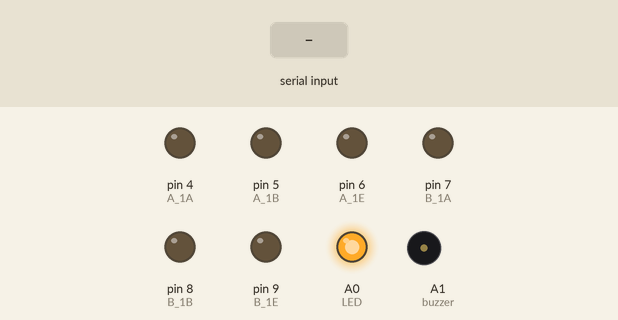
The sketch below on a simulated Arduino Uno, built with avr-gcc and run on an emulated ATmega328P. Shown: output pins drawn as LEDs (lit = HIGH), buzzer (waves = sounding). The inputs (shaded band) are chosen by the test bench.

Above: at 1.2 s.
1.3 s: "r" received over the second serial link
At 1.8 s:
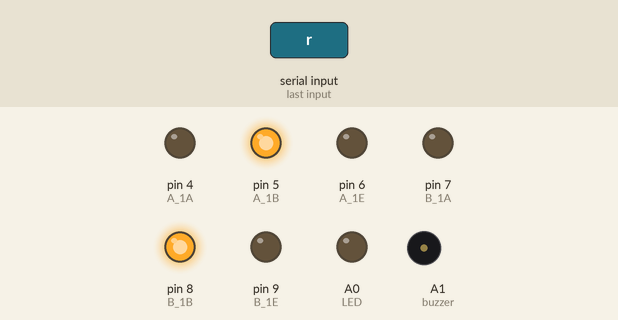
3.0 s: "f" received over the second serial link
At 3.6 s:
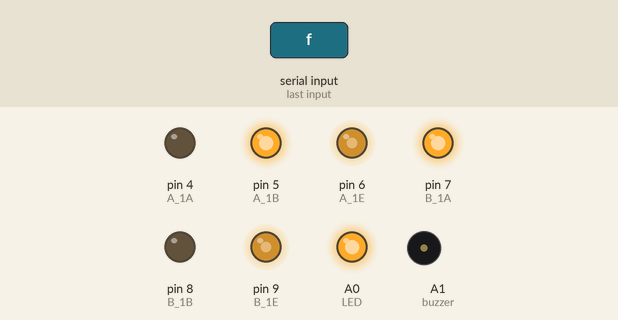
4.5 s: "b" received over the second serial link
At 5.7 s:
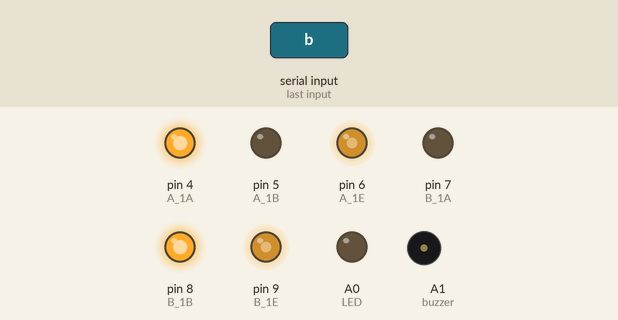
6.0 s: "l" received over the second serial link
At 6.6 s:
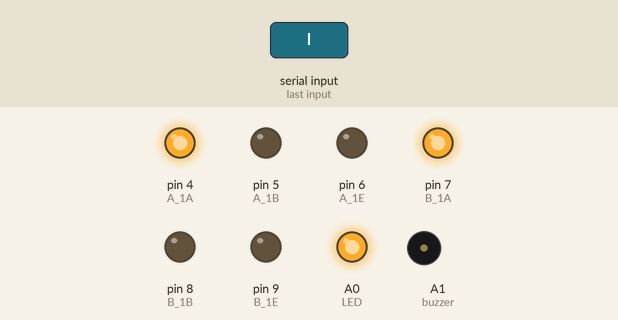
7.7 s: "s" received over the second serial link
At 8.3 s:
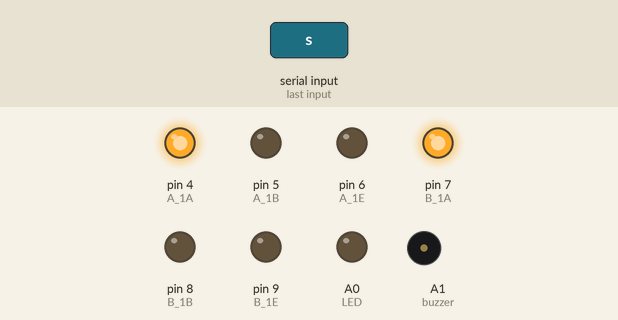
9.2 s: "u" received over the second serial link
At 10.7 s:
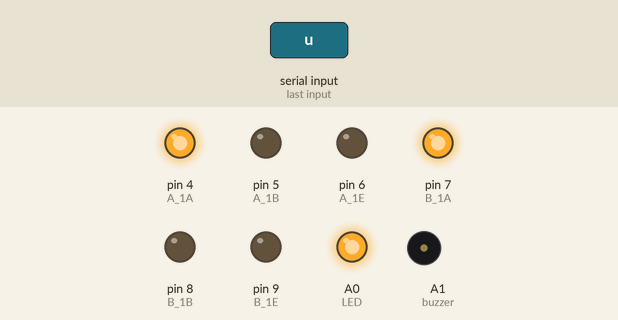
Timing chart, 0 to 11.7 s (numbered marks = the images above; inputs shaded):
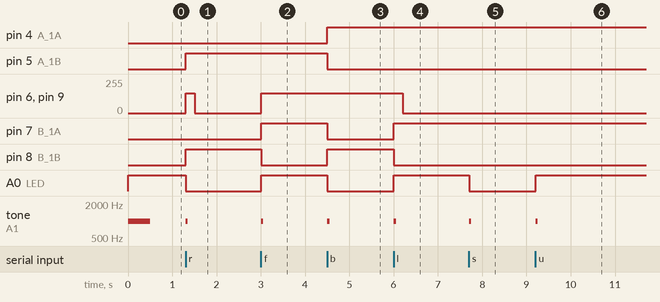

Measured:
- after the input at 1.3 s, pin 5 (A_1B), pin 8 (B_1B): LOW → HIGH at once; pin 6 (A_1E), pin 9 (B_1E): 0/255 → 150/255 at once, → 0/255 0.20 s later; A0 (LED): HIGH → LOW at once; tone on A1 (buzzer): silent → 1000 Hz at once, → silent 0.05 s later
- after the input at 3.0 s, pin 6 (A_1E), pin 9 (B_1E): 0/255 → 150/255 at once; pin 7 (B_1A), A0 (LED): LOW → HIGH at once; pin 8 (B_1B): HIGH → LOW at once; tone on A1 (buzzer): silent → 1000 Hz at once, → silent 0.05 s later
- after the input at 4.5 s, pin 4 (A_1A), pin 8 (B_1B): LOW → HIGH at once; pin 5 (A_1B), pin 7 (B_1A), A0 (LED): HIGH → LOW at once; tone on A1 (buzzer): silent → 1000 Hz at once, → silent 0.05 s later
- after the input at 6.0 s, pin 6 (A_1E), pin 9 (B_1E): 150/255 → 0/255 after 0.21 s; pin 7 (B_1A), A0 (LED): LOW → HIGH at once; pin 8 (B_1B): HIGH → LOW at once; tone on A1 (buzzer): silent → 1000 Hz at once, → silent 0.05 s later
- after the input at 7.7 s, A0 (LED): HIGH → LOW at once; tone on A1 (buzzer): silent → 1000 Hz at once, → silent 0.05 s later
- after the input at 9.2 s, A0 (LED): LOW → HIGH at once; tone on A1 (buzzer): silent → 1000 Hz at once, → silent 0.05 s later

The sketch:

rc_car.ino
```cpp
#include <SoftwareSerial.h>
SoftwareSerial BT(2,3);

#define LED A0
#define buzzer A1

int A_1A = 4, A_1B = 5, A_1E = 6;
int B_1A = 7, B_1B = 8, B_1E = 9;

char cmd = "";
int Speed = 150;
bool state = true;

void setup() {
  BT.begin(9600);
  pinMode(A_1A, OUTPUT);
  pinMode(A_1B, OUTPUT);
  pinMode(A_1E, OUTPUT);
  pinMode(B_1A, OUTPUT);
  pinMode(B_1B, OUTPUT);
  pinMode(B_1E, OUTPUT);
  pinMode(LED, OUTPUT);
  pinMode(buzzer, OUTPUT);

  Stop();
  digitalWrite(LED, state);
  tone(buzzer,1000,500);
}

void forward() { // 전진
  digitalWrite(A_1A, LOW);
  digitalWrite(A_1B, HIGH);
  digitalWrite(B_1A, HIGH);
  digitalWrite(B_1B, LOW);
  analogWrite(A_1E, Speed);
  analogWrite(B_1E, Speed);
}

void backward() { //후진
  digitalWrite(A_1A, HIGH);
  digitalWrite(A_1B, LOW);
  digitalWrite(B_1A, LOW);
  digitalWrite(B_1B, HIGH);
  analogWrite(A_1E, Speed);
  analogWrite(B_1E, Speed);
}

void left() { // 좌회전
  digitalWrite(A_1A, HIGH);
  digitalWrite(A_1B, LOW);
  digitalWrite(B_1A, HIGH);
  digitalWrite(B_1B, LOW);
  analogWrite(A_1E, Speed);
  analogWrite(B_1E, Speed);
}

void right() { // 우회전
  digitalWrite(A_1A, LOW);
  digitalWrite(A_1B, HIGH);
  digitalWrite(B_1A, LOW);
  digitalWrite(B_1B, HIGH);
  analogWrite(A_1E, Speed);
  analogWrite(B_1E, Speed);
}

void Stop() { //정지
  analogWrite(A_1E, 0);
  analogWrite(B_1E, 0);
}

void loop() {
  while(BT.available()) {
    cmd = (char)BT.read();
    delay(5);

    tone(buzzer, 1000, 50);
    state = !state;
    digitalWrite(LED, state);
    switch (cmd) {
      case 'f': // forward
        forward();
        break;
      case 'b': // backward
        backward();
        break;
      case 'r': // right
         right();
        delay(200);
        Stop();
        break;
      case 'l': // left
        left();
        delay(200);
        Stop();
        break;
      case 's': // stop
        Stop();
        break;
      case 'u': // speed up
        Speed += 5;
        if (Speed > 255) Speed = 255;
        break;
      case 'd': // d = speed down
        Speed -= 5;
        if (Speed < 0) Speed = 0;
        break;
      }
  }
}
```
